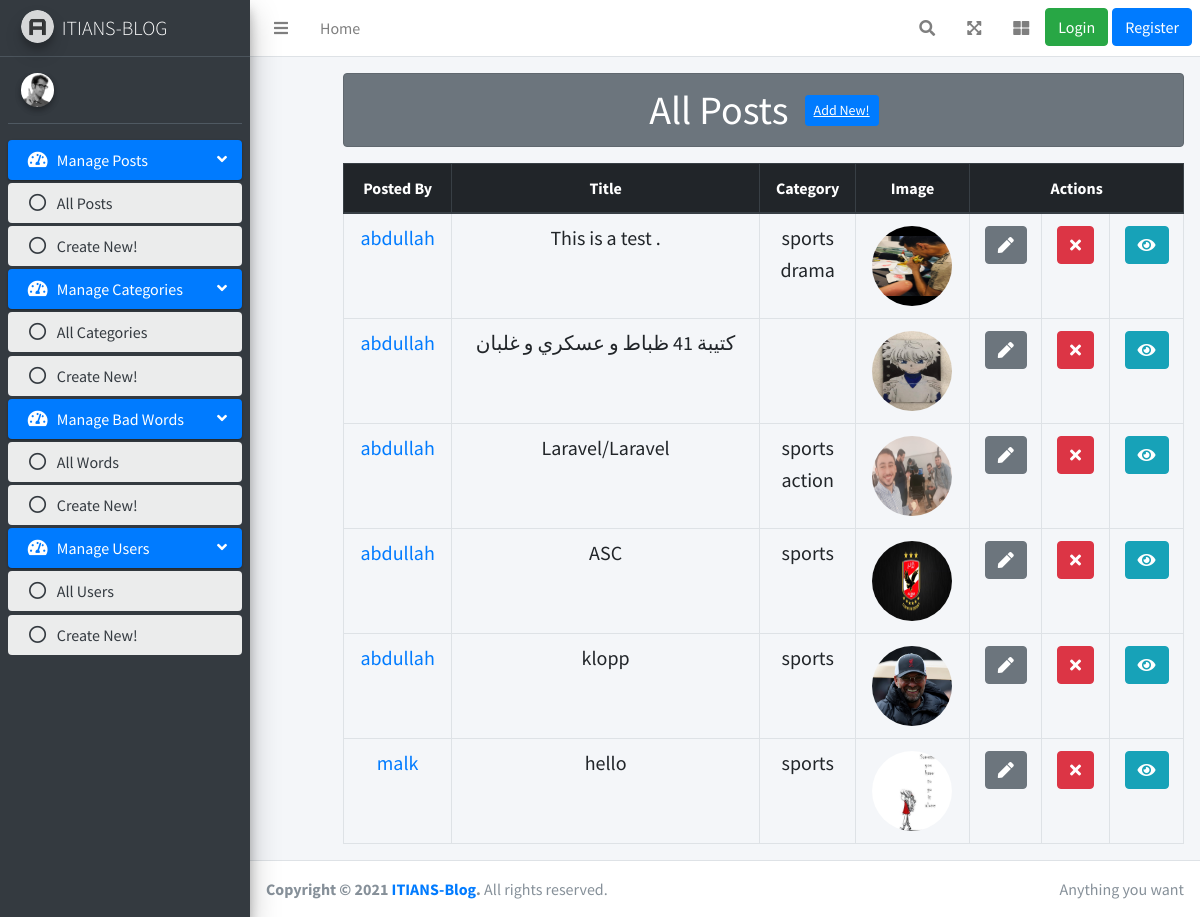
The app's page /auth/posts, older data.
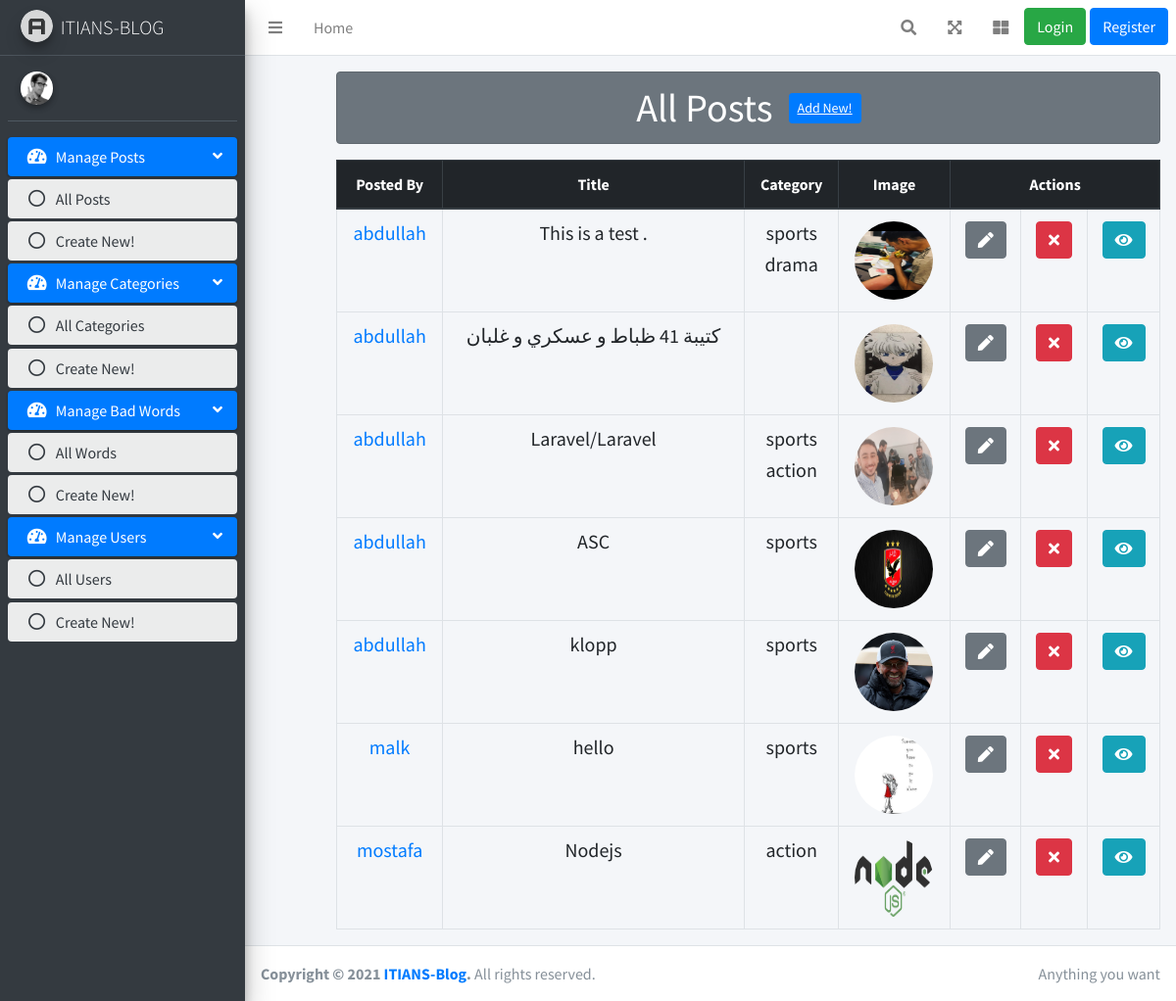
The same page, newer data.
### posts/models.py (models this page shows, shortened)
class Post(models.Model):
    user = models.ForeignKey(User, on_delete=models.CASCADE)
    title = models.CharField(max_length = 50)
    content = models.TextField(max_length = 600)
    image = models.ImageField(upload_to = "posts")
    publish = models.DateField(auto_now_add = True)
    categories = models.ManyToManyField(Category, related_name="categories", blank=True)
    slug = models.SlugField(primary_key=True, db_index=True)
    likes = models.ManyToManyField(User, related_name="likes", blank=True)
    dislikes = models.ManyToManyField(
        User, related_name="dislikes", blank=True)

class Category(models.Model):
    name = models.CharField(max_length = 30)
    subscribers = models.ManyToManyField(User, blank=True, related_name="subscribers")

### dashboard/views.py (the view)
# urls.py: path("auth/posts", views.all_posts, name="allposts"),
def all_posts(request):
    posts = Post.objects.all()
    context = {"data": posts}
    return render(request, 'auth/dashboard/posts/posts.html', context)

### dashboard/templates/auth/dashboard/posts/posts.html (shortened to what this page needs)
{%extends 'dashboard/layout/base.html'%}
{%block body_block %}
<div class="container-fluid">
    <div class="row">
        <div class="col-11 offset-1 text-center">
        <div class=" mt-3">
            <h1 class="alert alert-secondary">All Posts
                <a href="/auth/add/post" class="btn btn-sm btn-primary mb-2 ml-2">Add New!</a>
            </h1>
        </div>
        <table class="table table-bordered">
            <thead class="thead-dark">
                <tr>
                    <th scope="col">Posted By</th>
                    <th scope="col">Title</th>
                    <th scope="col">Category</th>
                    <th scope="col">Image</th>
                    <th scope="col" colspan="3">Actions</th>
                </tr>
            </thead>
            <tbody>
                {%for post in data%}
                <tr>
                    <td><a href="/auth/post_details/{{post.slug}}"><h5>{{post.user}}</h5></a></td>
                    <td><h5>{{post.title}}</h5></td>
                    <td>
                        {% for category in post.categories.all %}
                        <h5>{{category.name}}</h5>
                        {% endfor %}
                    </td>
                    <td><img class="rounded-circle" src="{{ post.image.url }}" width="80" height="80"/></td>
                    <td><a href="/auth/post/edit/{{post.slug}}" class="btn btn-secondary"><i class="fas fa-pen"></i></a></td>
                    <td><a href="/auth/post/delete/{{post.slug}}" class="btn btn-danger"><i class="fas fa-times"></i></a></td>
                    <td><a href="/auth/post_details/{{post.slug}}" class="btn btn-info"><i class="fas fa-eye"></i></a></td>
                </tr>
                {%endfor%}
            </tbody>
        </table>
        </div>
    </div>
</div>
{% endblock %}

### templates/dashboard/layout/base.html (shortened to what this page needs)
{%include 'dashboard/layout/header.html'%}
{%block body_block %}
{% endblock %}
{%include 'dashboard/layout/footer.html'%}

### templates/dashboard/layout/header.html (shortened to what this page needs)
<!DOCTYPE html>
<html lang="en">
<head>
    {% load static %}
    <link rel="stylesheet" href="{%static 'css/fontawesome/css/all.min.css' %}">
    <link rel="stylesheet" href="{%static 'css/adminlte.min.css' %}">
</head>
<body class="hold-transition sidebar-mini">
    <div class="wrapper">
        <nav class="main-header navbar navbar-expand navbar-white navbar-light">
            <ul class="navbar-nav">
                <li class="nav-item">
                    <a class="nav-link" data-widget="pushmenu" href="#" role="button"><i class="fas fa-bars"></i></a>
                </li>
                <li class="nav-item d-none d-sm-inline-block">
                    <a href="/auth/home" class="nav-link">Home</a>
                </li>
            </ul>
            <ul class="navbar-nav ml-auto">
                <li class="nav-item">
                    <a class="nav-link" data-widget="navbar-search" href="#" role="button">
                        <i class="fas fa-search"></i>
                    </a>
                </li>
                <li class="nav-item">
                    <a class="nav-link" data-widget="fullscreen" href="#" role="button">
                        <i class="fas fa-expand-arrows-alt"></i>
                    </a>
                </li>
                <li class="nav-item">
                    <a class="nav-link" data-widget="control-sidebar" data-slide="true" href="#" role="button">
                        <i class="fas fa-th-large"></i>
                    </a>
                </li>
                {% if user.is_authenticated %}
                <li class="nav-item">
                    <a class="nav-link" role="button" href="{% url 'users:logout' %}" class="btn btn-danger">Logout</a>
                </li>
                {% else %}
                <li class="nav-item">
                    <a href="{% url 'users:login' %}" class="btn btn-success mr-1">Login</a>
                </li>
                <li class="nav-item">
                    <a href="{% url 'users:register' %}" class="btn btn-primary">Register</a>
                </li>
                {% endif %}
            </ul>
        </nav>
        <aside class="main-sidebar sidebar-dark-primary elevation-4">
            <a href="/auth/home" class="brand-link">
                <img src="{%static 'images/AdminLTELogo.png' %}" alt="AdminLTE Logo"
                    class="brand-image img-circle elevation-3" style="opacity: .8">
                <span class="brand-text font-weight-light">ITIANS-BLOG</span>
            </a>
            <div class="sidebar">
                <div class="user-panel mt-3 pb-3 mb-3 d-flex">
                    <div class="image">
                        <img src="{%static 'images/user2-160x160.jpg' %}" class="img-circle elevation-2"
                            alt="User Image">
                    </div>
                    <div class="info">
                    </div>
                </div>
                <nav class="mt-2">
                    <ul class="nav nav-pills nav-sidebar flex-column" data-widget="treeview" role="menu"
                        data-accordion="false">
                        <li class="nav-item menu-open">
                            <a href="#" class="nav-link active">
                                <i class="nav-icon fas fa-tachometer-alt"></i>
                                <p>
                                    Manage Posts
                                    <i class="right fas fa-angle-left"></i>
                                </p>
                            </a>
                            <ul class="nav nav-treeview">
                                <li class="nav-item">
                                    <a href="/auth/posts" class="nav-link active">
                                        <i class="far fa-circle nav-icon"></i>
                                        <p>All Posts</p>
                                    </a>
                                </li>
                                <li class="nav-item">
                                    <a href="/auth/add/post" class="nav-link active">
                                        <i class="far fa-circle nav-icon"></i>
                                        <p>Create New!</p>
                                    </a>
                                </li>
                            </ul>
                        </li>
                        <li class="nav-item menu-open">
                            <a href="#" class="nav-link active">
                                <i class="nav-icon fas fa-tachometer-alt"></i>
                                <p>
                                    Manage Categories
                                    <i class="right fas fa-angle-left"></i>
                                </p>
                            </a>
                            <ul class="nav nav-treeview">
                                <li class="nav-item">
                                    <a href="/auth/categories" class="nav-link active">
                                        <i class="far fa-circle nav-icon"></i>
                                        <p>All Categories</p>
                                    </a>
                                </li>
                                <li class="nav-item">
                                    <a href="/auth/add/category" class="nav-link active">
                                        <i class="far fa-circle nav-icon"></i>
                                        <p>Create New!</p>
                                    </a>
                                </li>
                            </ul>
                        </li>
                        <li class="nav-item menu-open">
                            <a href="#" class="nav-link active">
                                <i class="nav-icon fas fa-tachometer-alt"></i>
                                <p>
                                    Manage Bad Words
                                    <i class="right fas fa-angle-left"></i>
                                </p>
                            </a>
                            <ul class="nav nav-treeview">
                                <li class="nav-item">
                                    <a href="/auth/badwords" class="nav-link active">
                                        <i class="far fa-circle nav-icon"></i>
                                        <p>All Words</p>
                                    </a>
                                </li>
                                <li class="nav-item">
                                    <a href="/auth/add/badword" class="nav-link active">
                                        <i class="far fa-circle nav-icon"></i>
                                        <p>Create New!</p>
                                    </a>
                                </li>
                            </ul>
                        </li>
                        <li class="nav-item menu-open">
                            <a href="#" class="nav-link active">
                                <i class="nav-icon fas fa-tachometer-alt"></i>
                                <p>
                                    Manage Users
                                    <i class="right fas fa-angle-left"></i>
                                </p>
                            </a>
                            <ul class="nav nav-treeview">
                                <li class="nav-item">
                                    <a href="/auth/users" class="nav-link active">
                                        <i class="far fa-circle nav-icon"></i>
                                        <p>All Users</p>
                                    </a>
                                </li>
                                <li class="nav-item">
                                    <a href="/auth/add/user" class="nav-link active">
                                        <i class="far fa-circle nav-icon"></i>
                                        <p>Create New!</p>
                                    </a>
                                </li>
                            </ul>
                        </li>
                    </ul>
                </nav>
            </div>
        </aside>
        <div class="content-wrapper">
            <div class="content">

### templates/dashboard/layout/footer.html (shortened to what this page needs)
{% load static%}
</div>
</div>
<footer class="main-footer">
    <div class="float-right d-none d-sm-inline">
        Anything you want
    </div>
    <strong>Copyright &copy; 2021 <a href="#">ITIANS-Blog</a>.</strong> All rights reserved.
</footer>
</div>
</body>
</html>

Row changes from the older to the newer data that the page shows:
added Post: user "mostafa", title "Nodejs", image (picture), Category (name "action")
